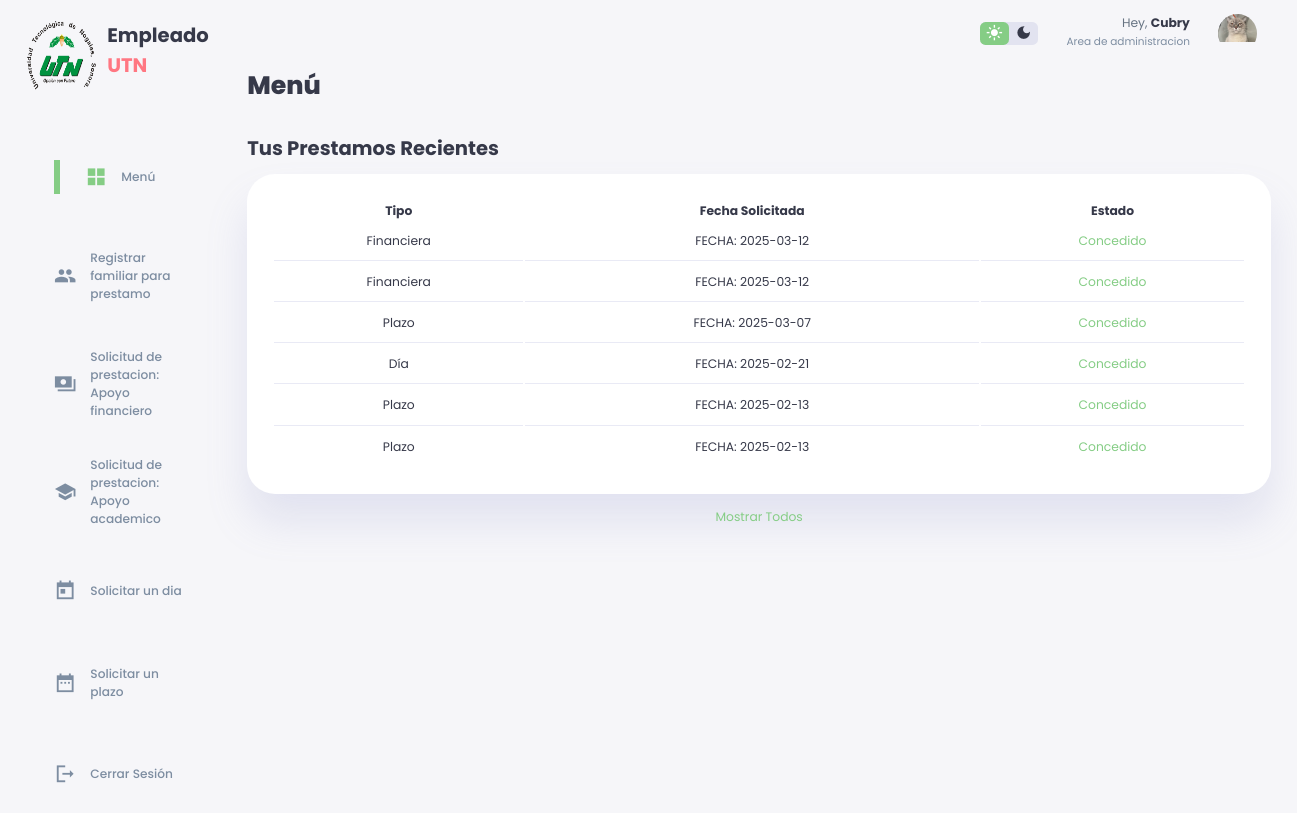
Screenshot of /indexEmpleado.php (signed in) with the database file from the repository.
### tables this page shows
CREATE TABLE `empleado_prestacion` (
  `Numero_Empleado` int(11) NOT NULL,
  `Id_Prestacion` int(11) NOT NULL,
  `Tipo` varchar(40) NOT NULL,
  `Fecha_Solicitada` date NOT NULL DEFAULT current_timestamp(),
  `Fecha_Otorgada` date DEFAULT NULL
);

### indexEmpleado.php (the view, shortened to what this page needs)
<?php
require_once("conn.php");
?>
<!DOCTYPE html>
<html lang="en">
<head>
    <link rel="stylesheet" href="./styleEmpleado.css">
</head>
<body>
    <div class="container">
        <aside>
            <div class="top">
                <div class="logo">
                        <img src="./images/logo.png.png">
                        <h2>Empleado<span class="danger">
                            UTN</span> </h2>
                </div>
            </div>
            <div class="sidebar">
                <a href="index.php" class="active">
                    <span class="material-icons-sharp">grid_view</span>
                    <h3>Menú</h3>
                </a>
                <a href="registrarfamiliares.php">
                    <span class="material-icons-sharp">people</span>
                    <h3>Registrar familiar para prestamo</h3>
                </a>
                <a href="SOLICITUDprestacionesfinancieras.php">
                    <span class="material-icons-sharp">payments</span>
                    <h3>Solicitud de prestacion: Apoyo financiero</h3>
                </a>
                <a href="SOLICITUDprestacionapoyoacademico.php">
                    <span class="material-icons-sharp">school</span>
                    <h3>Solicitud de prestacion: Apoyo academico</h3>
                </a>
                <a href="SOLICITUDprestaciondia.php">
                    <span class="material-icons-sharp">today</span>
                    <h3>Solicitar un dia</h3>
                </a>
                <a href="SOLICITUDprestacionplazo.php">
                    <span class="material-icons-sharp">date_range</span>
                    <h3>Solicitar un plazo</h3>
                </a>
                <a href="#" onclick="event.preventDefault(); document.getElementById('logout-form').submit();">
                    <span class="material-icons-sharp">logout</span>
                    <h3>Cerrar Sesión</h3>
                </a>
            </div>
        </aside>
    <div class="contenido">
        <div class="top">
                <div class="theme-toggler">
                    <span class="material-icons-sharp active">light_mode</span>
                    <span class="material-icons-sharp">dark_mode</span>
                </div>
                <div class="profile">
                    <div class="info">
                    <?php
                    echo '<p>Hey, <b>'.htmlspecialchars($_SESSION['Nombre_Empleado']).'</b></p>
                        <small class="text-muted">'.htmlspecialchars($_SESSION['Area']).'</small>';
                    ?>
                    </div>
                    <div class="profile-photo">
                        <img src="./images/profile-1.jpg.jpeg">
                    </div>
                </div>
        </div>
        <main>
            <h1>Menú</h1>
            <div class="prestamos-recientes">
                <h2>Tus Prestamos Recientes</h2>
                <table>
                    <thead>
                        <tr>
                    <th>Tipo</th>
                    <th>Fecha Solicitada</th>
                    <th>Estado</th>
                    </thead>
                    <tbody>
            <?php
                    $querySPR = $conn->prepare("SELECT * FROM empleado_prestacion WHERE Numero_Empleado = ? ORDER BY Fecha_Solicitada DESC LIMIT 6");
                    $querySPR->bind_param("i", $_SESSION['Numero_Empleado']);
                    $querySPR->execute();
                    $resultSPR = $querySPR->get_result();
                    while($rowSPR = $resultSPR->fetch_assoc())
                    {
                      echo "<div class='benefits-container'>";
                      echo "<td>".$rowSPR['Tipo']."</td>";
                      echo "<td>FECHA: ".$rowSPR['Fecha_Solicitada']."</td>";
                        if (is_null($rowSPR['Fecha_Otorgada']))
                        {
                            echo "<td class=".'warning'.">En espera</td>";
                        }
                        else
                        {
                            echo "<td class=".'success'.">Concedido</td>";
                        }
                    }
            ?>
                    </tbody>
                </table>
                <a href="">Mostrar Todos</a>
            </div>
        </main>
    </div>
</div>
</body>
</html>

### styleEmpleado.css (style rules this page uses)
:root { --color-primary: #85cd85; --color-danger: #ff7782; --color-success: #85cd85; --color-warning: #ffbb55; --color-white: #fff; --color-info-dark: #7d8da1; --color-info-light: #dce1eb; --color-dark: #363949; --color-light: rgba(132, 139, 200, 0.18); --color-primary-variant: #111e88; --color-dark-variant: #677483; --color-background: #f6f6f9; --card-border-radius: 2rem; --border-radius-1: 0.4rem; --border-radius-2: 0.8rem; --border-radius-3: 1.2rem; --card-padding: 1.8rem; --padding-1: 1.2rem; --box-shadow: 0 2rem 3rem var(--color-light) }
* { margin: 0; padding: 0; outline: 0; appearance: 0; border: 0; text-decoration: none; list-style: none; box-sizing: border-box; }
html { font-size: 14px; }
body { width: 100vw; height: 100vh; font-family: poppins, sans-serif; font-size: 0.88rem; background: var(--color-background); user-select: none; overflow-x: hidden; color: var(--color-dark); }
.container { display: grid; width: 96%; margin: 0 auto; gap: 1.8rem; grid-template-columns: 14rem auto; }
a { color: var(--color-dark); }
img { display: block; width: 100%; }
h1 { font-weight: 800; font-size: 1.8rem; }
h2 { font-size: 1.4rem; }
h3 { font-size: 0.87rem; }
small { font-size: 0.75rem; }
.profile-photo { width: 2.8rem; height: 2.8rem; border-radius: 50%; overflow: hidden; }
.text-muted { color: var(--color-info-dark); }
p { color: var(--color-dark-variant); }
b { color: var(--color-dark); }
.danger { color: var(--color-danger); }
.success { color: var(--color-success); }
aside { height: 100vh; }
aside .top { display: flex; align-items: center; justify-content: space-between; margin-top: 1.4rem; }
aside .logo { display: flex; gap: 0.8rem; }
aside .logo img { width: 5rem; height: 5rem; }
aside .sidebar { display: flex; flex-direction: column; height: 86vh; position: relative; top: 3rem; }
aside h3 { font-weight: 500; }
aside .sidebar a { display: flex; color: var(--color-info-dark); margin: 2rem; gap: 1rem; align-items: center; position: relative; height: 3.7rem; transition: all 300 ease; }
aside .sidebar a span { font-size: 1.6rem; transition: all 300ms ease; }
aside .sidebar a.active:before { content: ""; width: 6px; height: 100%; background: var(--color-primary); }
aside .sidebar a.active span { color: var(--color-primary); margin-left: calc(1rem - 3px); }
.contenido .top { display: flex; justify-content: flex-end; align-items: center; padding: 1rem; background: transparent; border-radius: var(--border-radius-2); margin-bottom: 0; }
.contenido .top { display: flex; justify-content: end; gap: 2rem; }
.contenido .theme-toggler { background-color: var(--color-light); display: flex; justify-content: space-between; align-items: center; height: 1.6rem; width: 4.2rem; cursor: pointer; border-radius: var(--border-radius-1); }
.contenido .theme-toggler span { font-size: 1.2rem; width: 50%; height: 100%; display: flex; align-items: center; justify-content: center; }
.contenido .theme-toggler span.active { background: var(--color-primary); color: white; border-radius: var(--border-radius-1); }
.contenido .top .profile { display: flex; gap: 2rem; text-align: right; }
main .prestamos-recientes { margin-top: 2rem; width: 100%; }
main .prestamos-recientes h2 { margin-bottom: 0.8rem; }
main .prestamos-recientes a { text-align: center; display: block; margin: 1rem auto; color: var(--color-primary); }
main .prestamos-recientes table { background: var(--color-white); width: 100%; border-radius: var(--card-border-radius); padding: var(--card-padding); text-align: center; box-shadow: var(--box-shadow); transition: all 300ms ease; justify-content: center; }
main table tbody td { height: 2.8rem; border-bottom: 1px solid var(--color-light); color: var(--color-dark-variants); }
main table tbody tr:last-child td { border: none; }

### rows the page displays
empleado_prestacion: Tipo "Financiera", Fecha_Solicitada "2025-03-12", Fecha_Otorgada "Concedido"
empleado_prestacion: Tipo "Financiera", Fecha_Solicitada "2025-03-12", Fecha_Otorgada "Concedido"
empleado_prestacion: Tipo "Plazo", Fecha_Solicitada "2025-03-07", Fecha_Otorgada "Concedido"
empleado_prestacion: Tipo "Día", Fecha_Solicitada "2025-02-21", Fecha_Otorgada "Concedido"
empleado_prestacion: Tipo "Plazo", Fecha_Solicitada "2025-02-13", Fecha_Otorgada "Concedido"
empleado_prestacion: Tipo "Plazo", Fecha_Solicitada "2025-02-13", Fecha_Otorgada "Concedido"

### other values shown
$_SESSION['Nombre_Empleado'] "Cubry"
$_SESSION['Area'] "Area de administracion"
